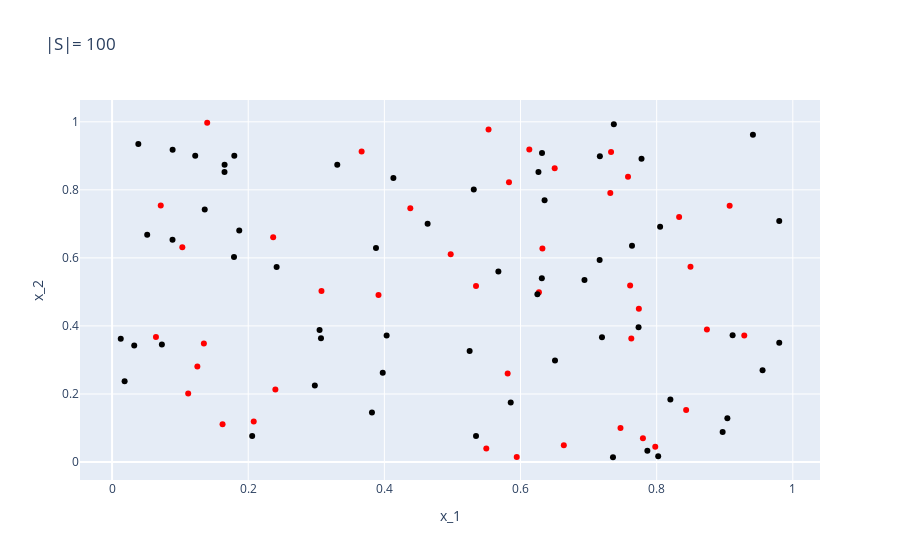

The cell this chart's notebook holds for it:
### Code cell
import numpy as np
import plotly.graph_objects as go

# Define a color map for binary values of y
color_map = {0: 'black', 1: 'red'}

# Create a list of colors based on binary values of y
colors = [color_map[val] for val in y[:, 0]]

# Create a scatter plot
scatter = go.Scatter(x=x[:, 0],
                     y=x[:, 1], 
                     mode='markers', 
                     marker=dict(color=colors),
                     hovertemplate ='<b>X1</b>: %{x:.2f}<br><b>X2</b>: %{y:.2f}<br><extra></extra>',
    )

# Create the layout
layout = go.Layout(title='|S|= 100',
                   xaxis=dict(title='x_1'),
                   yaxis=dict(title='x_2'))

# Create the figure and add the scatter trace
fig = go.Figure(data=[scatter], layout=layout)

# Show the plot
fig.show()

### Figure 1 — Plotly figure (JSON) as saved in the notebook; plotly's stock layout.template omitted (floating-point values rounded to 4 significant figures)
{"data": [{"hovertemplate": "<b>X1</b>: %{x:.2f}<br><b>X2</b>: %{y:.2f}<br><extra></extra>", "marker": {"color": ["black", "black", "black", "black", "black", "red", "red", "red", "black", "red", "black", "red", "black", "black", "black", "red", "black", "black", "black", "black", "black", "red", "red", "red", "black", "black", "black", "black", "black", "black", "black", "red", "black", "black", "red", "red", "black", "red", "black", "black", "black", "black", "red", "black", "black", "red", "black", "black", "black", "black", "black", "red", "red", "black", "black", "black", "black", "red", "red", "black", "black", "red", "black", "black", "red", "red", "black", "red", "black", "red", "red", "red", "red", "red", "black", "red", "red", "red", "black", "black", "black", "black", "red", "black", "red", "black", "black", "red", "black", "red", "black", "black", "red", "black", "red", "red", "red", "red", "red", "red"]}, "mode": "markers", "type": "scatter", "x": [0.8022, 0.9556, 0.7358, 0.8201, 0.3976, 0.6636, 0.627, 0.2399, 0.3308, 0.4381, 0.1868, 0.2081, 0.8969, 0.6506, 0.9801, 0.5944, 0.7166, 0.6313, 0.1795, 0.6939, 0.4635, 0.553, 0.7738, 0.761, 0.7638, 0.9116, 0.3048, 0.1653, 0.3069, 0.7197, 0.4033, 0.1623, 0.5675, 0.7371, 0.8497, 0.7469, 0.1361, 0.5831, 0.01272, 0.1791, 0.1651, 0.5253, 0.9072, 0.1221, 0.9039, 0.7579, 0.5856, 0.2417, 0.9414, 0.07311, 0.6263, 0.07149, 0.7979, 0.6316, 0.6354, 0.4132, 0.2058, 0.1348, 0.7319, 0.0889, 0.7162, 0.5811, 0.5346, 0.03252, 0.4974, 0.9287, 0.8051, 0.2366, 0.08875, 0.8433, 0.1032, 0.733, 0.1118, 0.6502, 0.7864, 0.6322, 0.7627, 0.3076, 0.9801, 0.2978, 0.6248, 0.5313, 0.8738, 0.7777, 0.5497, 0.7734, 0.0184, 0.5346, 0.05157, 0.6129, 0.3818, 0.03854, 0.3666, 0.3877, 0.1397, 0.7798, 0.06444, 0.3914, 0.833, 0.1252], "y": [0.01672, 0.2699, 0.01402, 0.184, 0.2622, 0.04907, 0.499, 0.2134, 0.8736, 0.746, 0.6808, 0.1192, 0.08791, 0.2984, 0.3506, 0.01454, 0.8985, 0.5405, 0.9, 0.5347, 0.7001, 0.9772, 0.4507, 0.5191, 0.6353, 0.3726, 0.3883, 0.8736, 0.3638, 0.3664, 0.3715, 0.1107, 0.5601, 0.9926, 0.574, 0.09987, 0.7419, 0.822, 0.3621, 0.6022, 0.8527, 0.3266, 0.753, 0.9, 0.1285, 0.8388, 0.1751, 0.5731, 0.9617, 0.3453, 0.8524, 0.7539, 0.04458, 0.9081, 0.7697, 0.8349, 0.07627, 0.3486, 0.7907, 0.9178, 0.5935, 0.2604, 0.07641, 0.3428, 0.6104, 0.3722, 0.6916, 0.6604, 0.6535, 0.1528, 0.6312, 0.9115, 0.2013, 0.8633, 0.03279, 0.6276, 0.3628, 0.5029, 0.7085, 0.2249, 0.4935, 0.8009, 0.3895, 0.8917, 0.03979, 0.3959, 0.2376, 0.5171, 0.6678, 0.9187, 0.1455, 0.9347, 0.9128, 0.6293, 0.9972, 0.06985, 0.3672, 0.4911, 0.7199, 0.281]}], "layout": {"title": {"text": "|S|= 100"}, "xaxis": {"title": {"text": "x_1"}}, "yaxis": {"title": {"text": "x_2"}}}}
